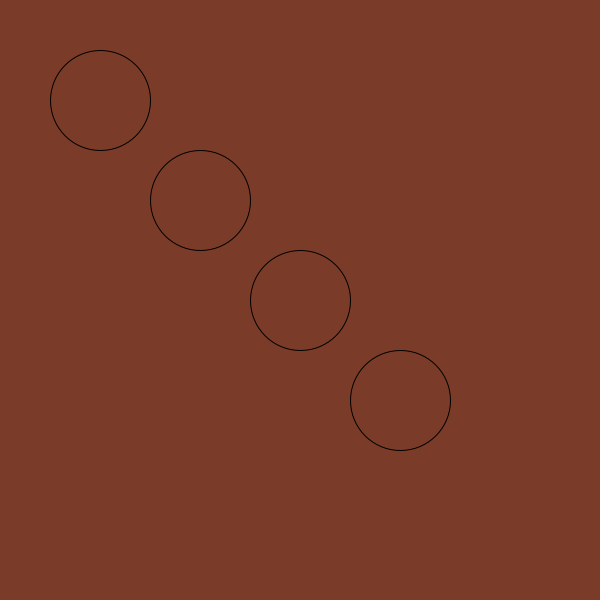
Frame 1 (no input)
Frame 60 (the mouse pressed at the canvas centre just before this capture): identical to frame 1, image omitted
Frame 120 (the mouse held since frame 60 and released just before this capture): identical to frame 1, image omitted

The Processing sketch that drew this single still picture (run headless with seeded random() and noise(); from frame 60 on, the mouse is pressed at the canvas centre):

// Processing sketch: basic_02ArrayCircles
// ── basic_02ArrayCircles.pde
//lots of circles part 2
int amount = 4;
//3 circles (100,100)  (200,200)  (300,300)
//arrays to the rescue
float[] xcircles = {100,200,300,400};
float[] ycircles = {100,200,300,400};
float rc = 100;

void setup(){
  size(600,600);
  background(122,60,40);
  
  for(int i=0;i<amount;i++){
    //println(i);
    //drawTenRandomCircles();
    noFill();
    ellipse(xcircles[i],ycircles[i],rc,rc);
  }
}

void draw(){

}


void drawTenRandomCircles(){
 float xc,yc,rc; 
 rc = random(1,100);
 xc = random(0+rc,width-rc);
 yc = random(0+rc,height-rc);
 noFill();
 stroke(255,255,255);
 ellipse(xc,yc,rc,rc);
}
